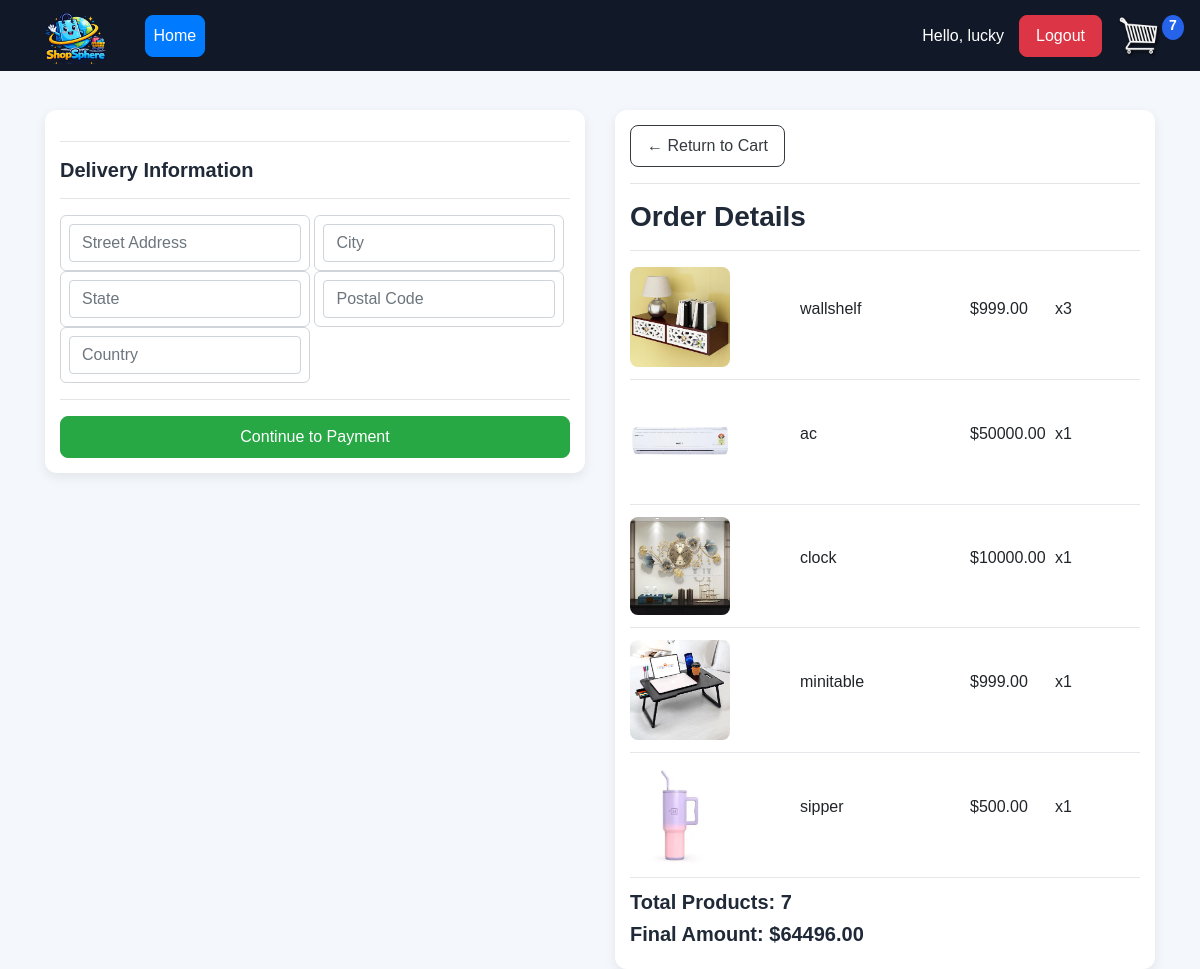
The page /checkout/ (signed in) on the database its author committed.
### store/models.py (models this page shows, shortened)
class OrderItem(models.Model):
	product = models.ForeignKey(
		Product,
		on_delete=models.SET_NULL,
		null=True
	)
	order = models.ForeignKey(
		Order,
		on_delete=models.SET_NULL,
		null=True
	)
	quantity = models.IntegerField(
		default=0,
		null=True,
		blank=True
	)
	date_added = models.DateTimeField(
		auto_now_add=True
	)
	@property
	def get_total(self):
		total = self.product.price * self.quantity
		return total

class Product(models.Model):
	name = models.CharField(
		max_length=200
	)
	price = models.FloatField()
	digital = models.BooleanField(
		default=False,
		null=True,
		blank=True
	)
	image = models.ImageField(
		null=True,
		blank=True
	)
	@property
	def imageURL(self):
		try:
			url = self.image.url
		except:
			url = ''
		return url

class Order(models.Model):
	customer = models.ForeignKey(
		Customer,
		on_delete=models.SET_NULL,
		null=True,
		blank=True
	)
	date_ordered = models.DateTimeField(
		auto_now_add=True
	)
	complete = models.BooleanField(
		default=False
	)
	transaction_id = models.CharField(
		max_length=100,
		null=True
	)
	@property
	def shipping(self):
		shipping = False
		orderitems = self.orderitem_set.all()
		for i in orderitems:
			if i.product.digital == False:
				shipping = True
		return shipping
	@property
	def get_cart_total(self):
		orderitems = self.orderitem_set.all()
		total = sum([
			item.get_total for item in orderitems
		])
		return total
	@property
	def get_cart_items(self):
		orderitems = self.orderitem_set.all()
		total = sum([
			item.quantity for item in orderitems
		])
		return total

### store/views.py (the view)
# urls.py: path('checkout/', views.checkout, name="checkout"),
@login_required(login_url='login')
def checkout(request):
	data = cartData(request)
	cartItems = data['cartItems']
	order = data['order']
	items = data['items']
	context = {
		'items':items,
		'order':order,
		'cartItems':cartItems
	}
	return render(request, 'store/checkout.html', context)

### store/utils.py (called while the page is built)
def cartData(request):
	if request.user.is_authenticated:
		customer = request.user.customer
		order, created = Order.objects.get_or_create(
			customer=customer,
			complete=False
		)
		items = order.orderitem_set.all()
		cartItems = order.get_cart_items
	else:
		cookieData = cookieCart(request)
		cartItems = cookieData['cartItems']
		order = cookieData['order']
		items = cookieData['items']
	return {
		'cartItems':cartItems,
		'order':order,
		'items':items
	}

### store/templates/store/checkout.html (shortened to what this page needs)
{% extends 'store/main.html' %}
{% load static %}
{% block content %}
<div class="row">
	<div class="col-lg-6">
		<div class="box-element" id="form-wrapper">
			<form id="form">
				<div id="shipping-info">
					<hr>
					<h5>Delivery Information</h5>
					<hr>
					<div class="form-field">
						<input class="form-control"
						type="text"
						name="address"
						placeholder="Street Address">
					</div>
					<div class="form-field">
						<input class="form-control"
						type="text"
						name="city"
						placeholder="City">
					</div>
					<div class="form-field">
						<input class="form-control"
						type="text"
						name="state"
						placeholder="State">
					</div>
					<div class="form-field">
						<input class="form-control"
						type="text"
						name="zipcode"
						placeholder="Postal Code">
					</div>
					<div class="form-field">
						<input class="form-control"
						type="text"
						name="country"
						placeholder="Country">
					</div>
				</div>
				<hr>
				<input id="form-button"
				class="btn btn-success btn-block"
				type="submit"
				value="Continue to Payment">
			</form>
		</div>
		<br>
	</div>
	<div class="col-lg-6">
		<div class="box-element">
			<a class="btn btn-outline-dark"
			href="{% url 'cart' %}">
			&#x2190; Return to Cart
			</a>
			<hr>
			<h3>Order Details</h3>
			<hr>
			{% for item in items %}
			<div class="cart-row">
				<div style="flex:2">
					<img class="row-image" src="{{item.product.imageURL}}">
				</div>
				<div style="flex:2">
					<p>{{item.product.name}}</p>
				</div>
				<div style="flex:1">
					<p>${{item.product.price|floatformat:2}}</p>
				</div>
				<div style="flex:1">
					<p>x{{item.quantity}}</p>
				</div>
			</div>
			{% endfor %}
			<h5>Total Products: {{order.get_cart_items}}</h5>
			<h5>
				Final Amount:
				${{order.get_cart_total|floatformat:2}}
			</h5>
		</div>
	</div>
</div>
{% endblock content %}

### store/templates/store/main.html (shortened to what this page needs)
<!DOCTYPE html>
{% load static %}
<html>
<head>
	<link rel="stylesheet"
	href="https://stackpath.bootstrapcdn.com/bootstrap/4.4.1/css/bootstrap.min.css"
>
	<link rel="stylesheet"
	type="text/css"
	href="{% static 'css/main.css' %}">
</head>
<body>
	<nav class="navbar navbar-expand-lg navbar-dark bg-dark">
	  <a class="navbar-brand" href="{% url 'home' %}">
	  	<img class="nav-logo"
	  	src="{% static 'images/logo.png' %}">
	  </a>
	  <div class="collapse navbar-collapse"
	  id="navbarSupportedContent">
	    <ul class="navbar-nav mr-auto">
	      <li class="nav-item active">
	        <a class="nav-link btn btn-primary"
	        href="{% url 'home' %}">
	        Home
	    	</a>
	      </li>
	    </ul>
	    <div class="form-inline my-2 my-lg-0">
    {% if request.user.is_authenticated %}
        <span style="color:white; margin-right:15px;">
            Hello, {{request.user}}
        </span>
        <a href="{% url 'logout' %}"
        class="btn btn-danger">
        Logout
        </a>
    {% else %}
        <a href="{% url 'login' %}"
        class="btn btn-success">
        Login
        </a>
    {% endif %}
    <a href="{% url 'cart' %}">
        <img id="cart-icon"
        src="{% static 'images/cart.png' %}">
    </a>
    <p id="cart-total">{{cartItems}}</p>
</div>
	  </div>
	</nav>
    <div class="container">
        <br>
        {% block content %}
        {% endblock content %}
    </div>
</body>
</html>

### static/css/main.css (style rules this page uses)
body { background-color: #f4f7fb; font-family: Arial, Helvetica, sans-serif; }
h1,h2,h3,h4,h5,h6 { color:#1f2937; font-weight: 600; }
.box-element { box-shadow: 0 4px 12px rgba(0,0,0,0.08); background-color: #ffffff; border-radius: 12px; padding: 15px; transition: 0.3s ease; }
.nav-logo { height:75px; margin-top: -10px; margin-bottom: -20px; }
.bg-dark { background-color: #111827!important; }
#cart-icon { width:45px; display: inline-block; margin-left: 15px; }
#cart-total { display: block; text-align: center; color:white; font-weight: bold; background-color: #2563eb; width: 22px; height: 25px; border-radius: 50%; font-size: 14px; }
.col-lg-4, .col-lg-6, .col-lg-8, .col-lg-12 { margin-top: 15px; }
.btn { border-radius: 8px; padding: 8px 16px; font-weight: 500; transition: 0.3s ease; }
.row-image { width: 100px; border-radius: 8px; }
.form-field { width:250px; display: inline-block; padding: 8px; border-radius: 6px; border: 1px solid #d1d5db; }
.cart-row { display: flex; align-items: center; padding-bottom: 12px; margin-bottom: 12px; border-bottom: 1px solid #e5e7eb; }

### rows shown on the page
OrderItem: product.imageURL (picture), product.name "wallshelf", product.price "999.00", quantity "3"
OrderItem: product.imageURL (picture), product.name "ac", product.price "50000.00", quantity "1"
OrderItem: product.imageURL (picture), product.name "clock", product.price "10000.00", quantity "1"
OrderItem: product.imageURL (picture), product.name "minitable", product.price "999.00", quantity "1"
OrderItem: product.imageURL (picture), product.name "sipper", product.price "500.00", quantity "1"
Order: get_cart_items "7", get_cart_total "64496.00"

### other values the page prints
{{ request.user }} "lucky"
{{ cartItems }} "7"
